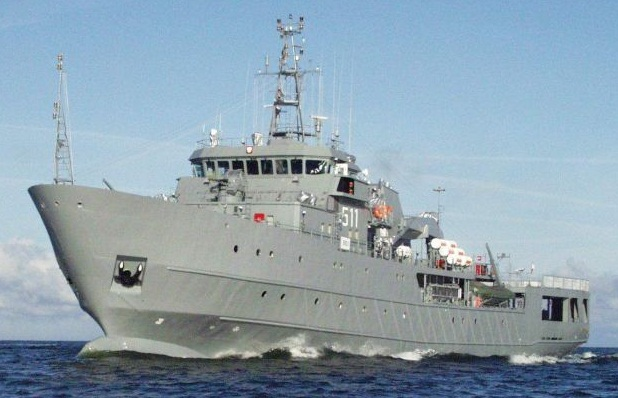
%> input picture matlabCourse/lab8/okret.jpg, 618 x 398 px
$ octave zad5.m   (GNU Octave 9; MATLAB toolbox functions it lacks are replaced by stand-ins)
%> lines starting %> are read from the running program, lines starting %| are printed output that depends on the picture; in (x1, y1, x2, y2) boxes, pixels count from 0 and x2, y2 are one past the last pixel; in counts of white or black regions, pixels touching at a corner belong together; the program's own positions count from 1
I = imread('okret.jpg');
%> I is the input picture: size 398x618x3 uint8; mean R, G, B 142.3, 162.2, 175.5
J = rgb2gray(I);
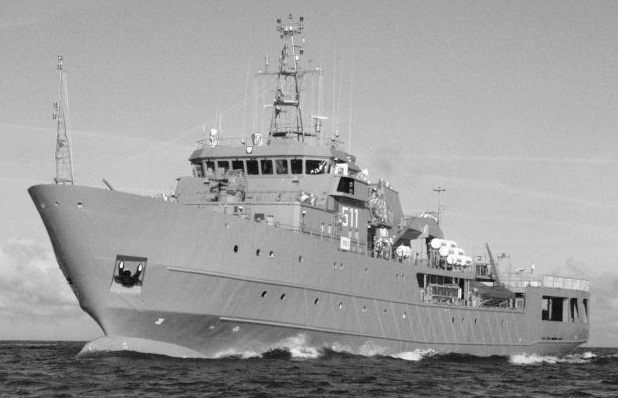
%> J: size 398x618 uint8; min 1, max 255, mean 157.8
subplot(2,2,1);
imshow(J);
subplot(2,2,2);
imhist(J);

B = (J > 120)&(J < 180);
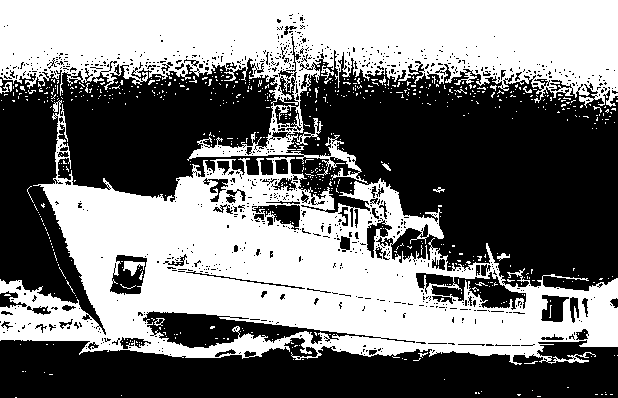
%> B: size 398x618 logical; 47.4% white; 661 white regions (646 under 20 px), largest, box (x1, y1, x2, y2) and area: (0, 100, 618, 365) 64589, (0, 0, 618, 184) 49278, (123, 261, 145, 276) 171
subplot(2,2,3);
imshow(B);
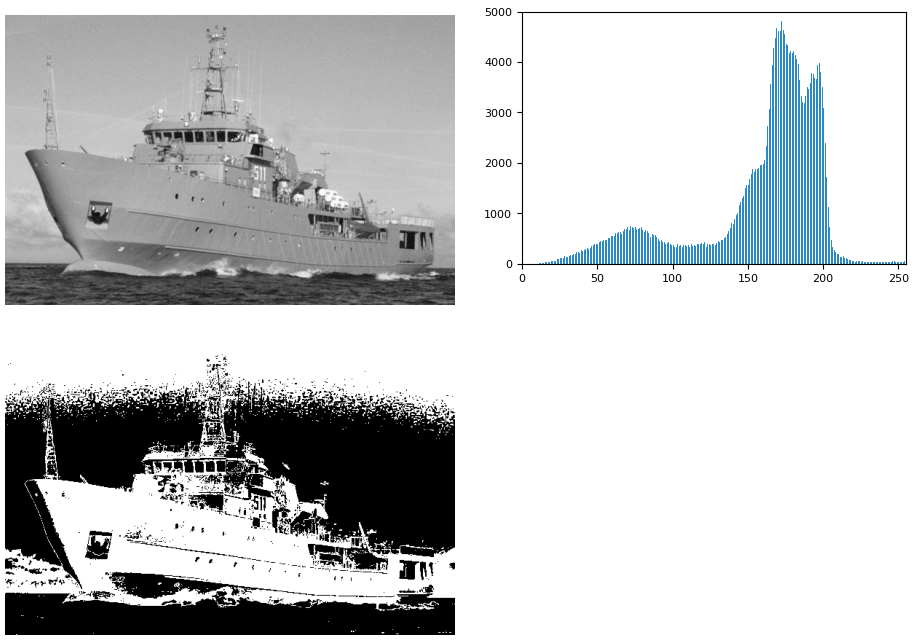
%> figure redrawn from the program's plot data, 3 panels

$ run again, with matlabCourse/lab8/czerniak.jpg copied over matlabCourse/lab8/okret.jpg
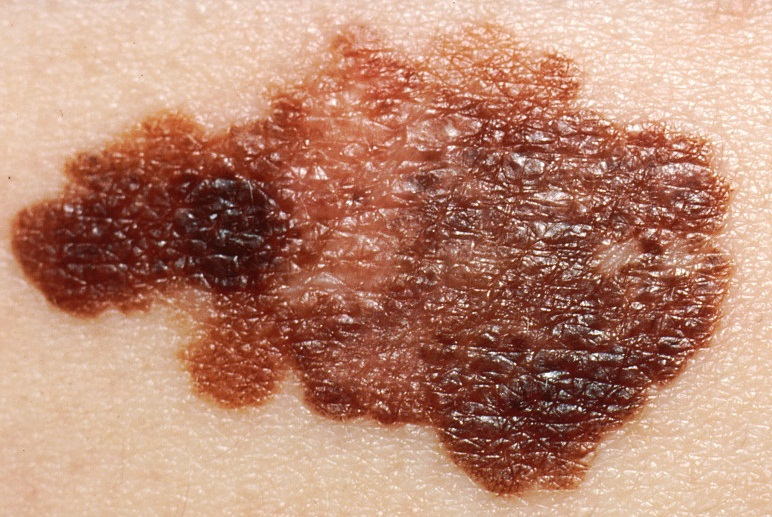
%> input picture matlabCourse/lab8/czerniak.jpg, 772 x 517 px
%> I is the input picture: size 517x772x3 uint8; mean R, G, B 185.9, 136.6, 115.9
%> `B = (J > 120)&(J < 180);`:
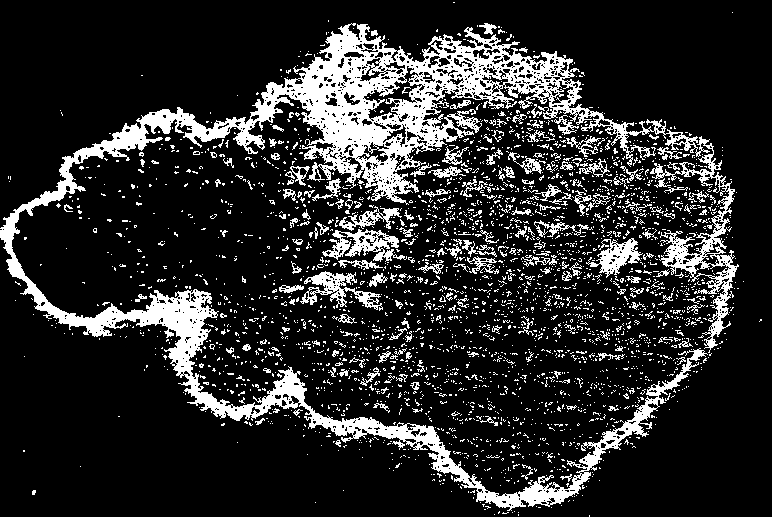
%> B: size 517x772 logical; 17% white; 2890 white regions (2689 under 20 px), largest, box (x1, y1, x2, y2) and area: (0, 23, 739, 511) 43138, (322, 229, 407, 262) 1210, (300, 271, 383, 311) 1111
%> `imshow(B);`:
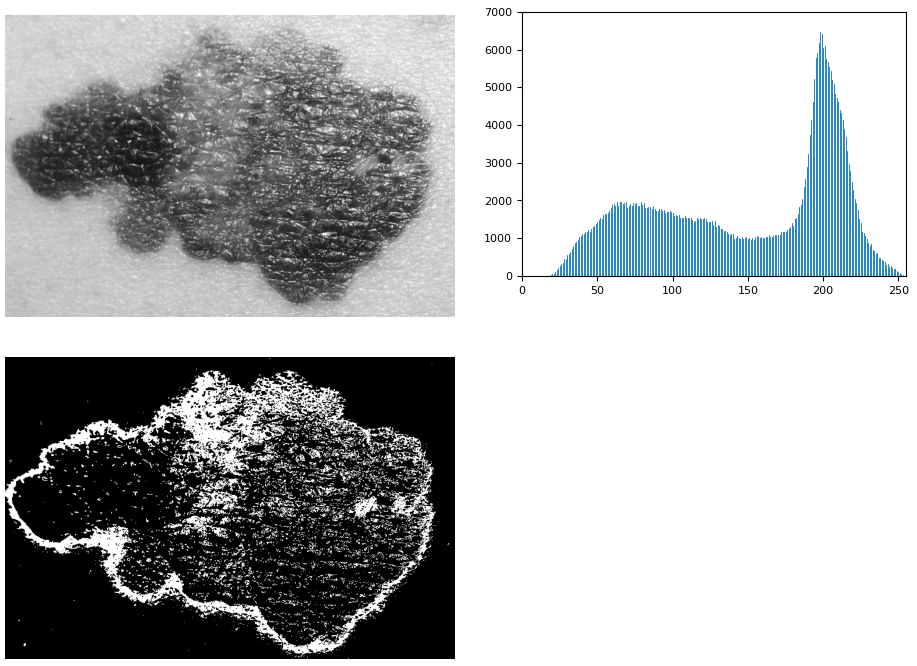
%> figure redrawn from the program's plot data, 3 panels

$ run again, with matlabCourse/lab8/czaple.bmp saved as matlabCourse/lab8/okret.jpg
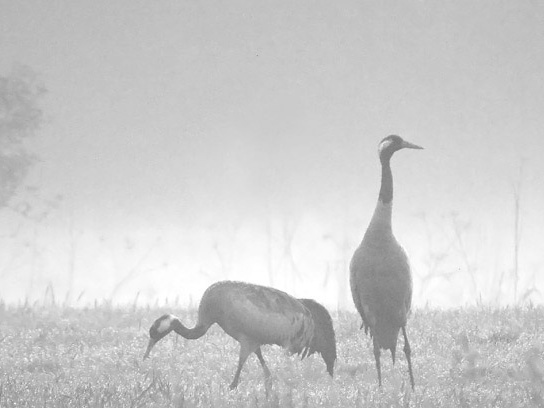
%> input picture matlabCourse/lab8/czaple.bmp, 544 x 408 px
%> I is the input picture: size 408x544 uint8; min 114, max 255, mean 204.4
%> `B = (J > 120)&(J < 180);`:
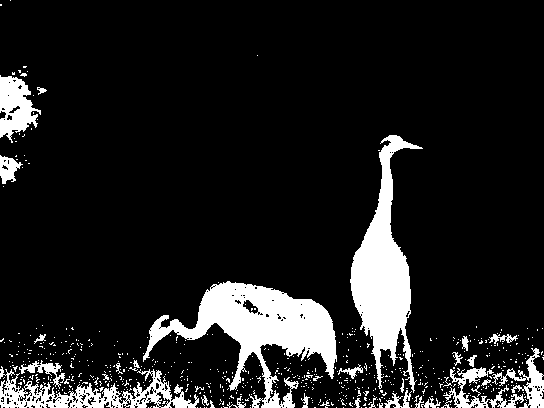
%> B: size 408x544 logical; 12% white; 626 white regions (591 under 20 px), largest, box (x1, y1, x2, y2) and area: (143, 281, 337, 408) 9087, (350, 135, 423, 393) 7387, (0, 366, 199, 408) 3094
%> `imshow(B);`:
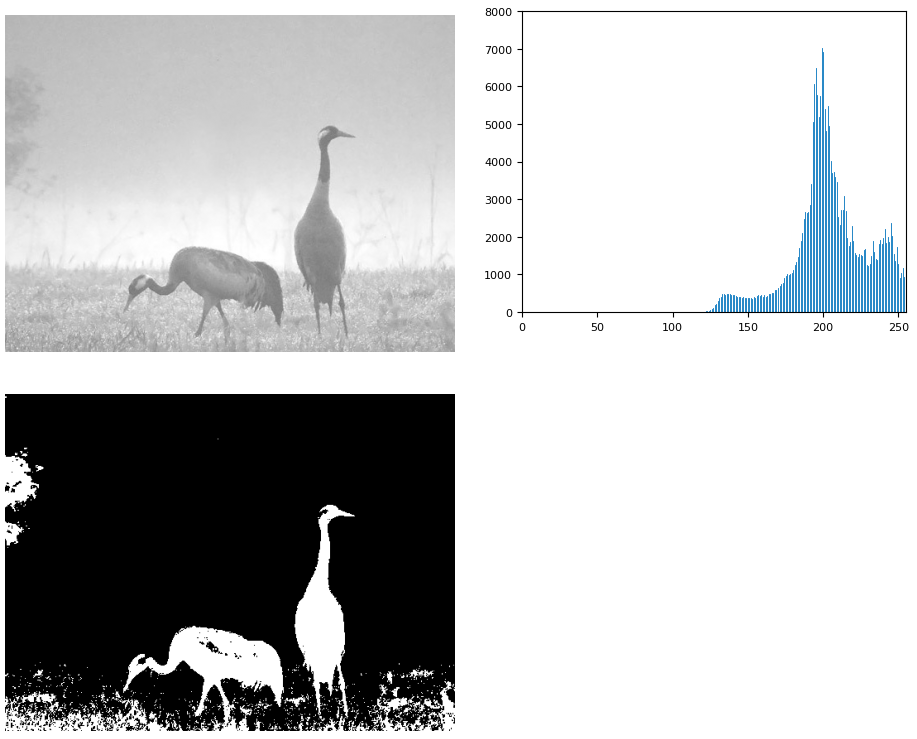
%> figure redrawn from the program's plot data, 3 panels
